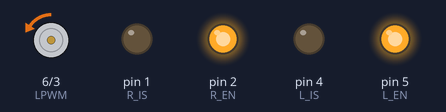
A sketch run on a simulated Arduino Uno, built with avr-gcc and run on an emulated ATmega328P. Shown: motor-driver pin pairs drawn as motors (green arrow = first pin HIGH = forward, orange = second pin HIGH = backward, longer = more drive), output pins drawn as LEDs (lit = HIGH).

Above: at 0.15 s.
At 9.37 s:
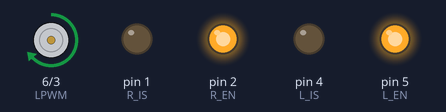
At 22.0 s:
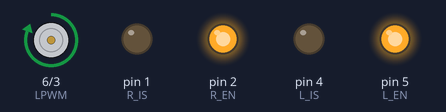
At 38.9 s:
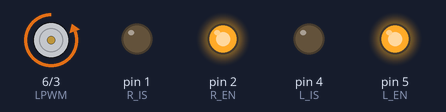
Timing chart, 0 to 40.0 s (numbered marks = the images above):
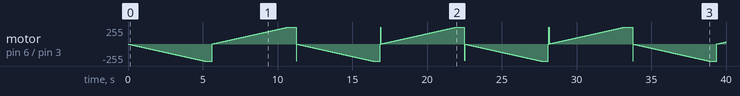

The sketch:

BTS7960_motorDriver.ino
```cpp
int R_IS=1;
int R_EN=2;
int RPWM=3;
int L_IS=4;
int L_EN=5;
int LPWM=6;
void setup(){
pinMode(R_IS, OUTPUT);
pinMode(R_EN, OUTPUT);
pinMode(RPWM, OUTPUT);
pinMode(L_IS, OUTPUT);
pinMode(L_EN, OUTPUT);
pinMode(LPWM, OUTPUT);
digitalWrite(R_IS,LOW);
digitalWrite(L_IS, LOW);
digitalWrite(L_EN, HIGH);
digitalWrite(R_EN, HIGH);
}
void loop(){
for(int i=0; i<=255; i++){//clockwise
  analogWrite(RPWM, i);
  analogWrite(LPWM, 0);
  delay(20);
}
delay(500);
for(int i=0; i<=255; i++){//anti clockwise
  analogWrite(RPWM, 0);
  analogWrite(LPWM, i);
  delay(20);
}
delay(500);

}
```
